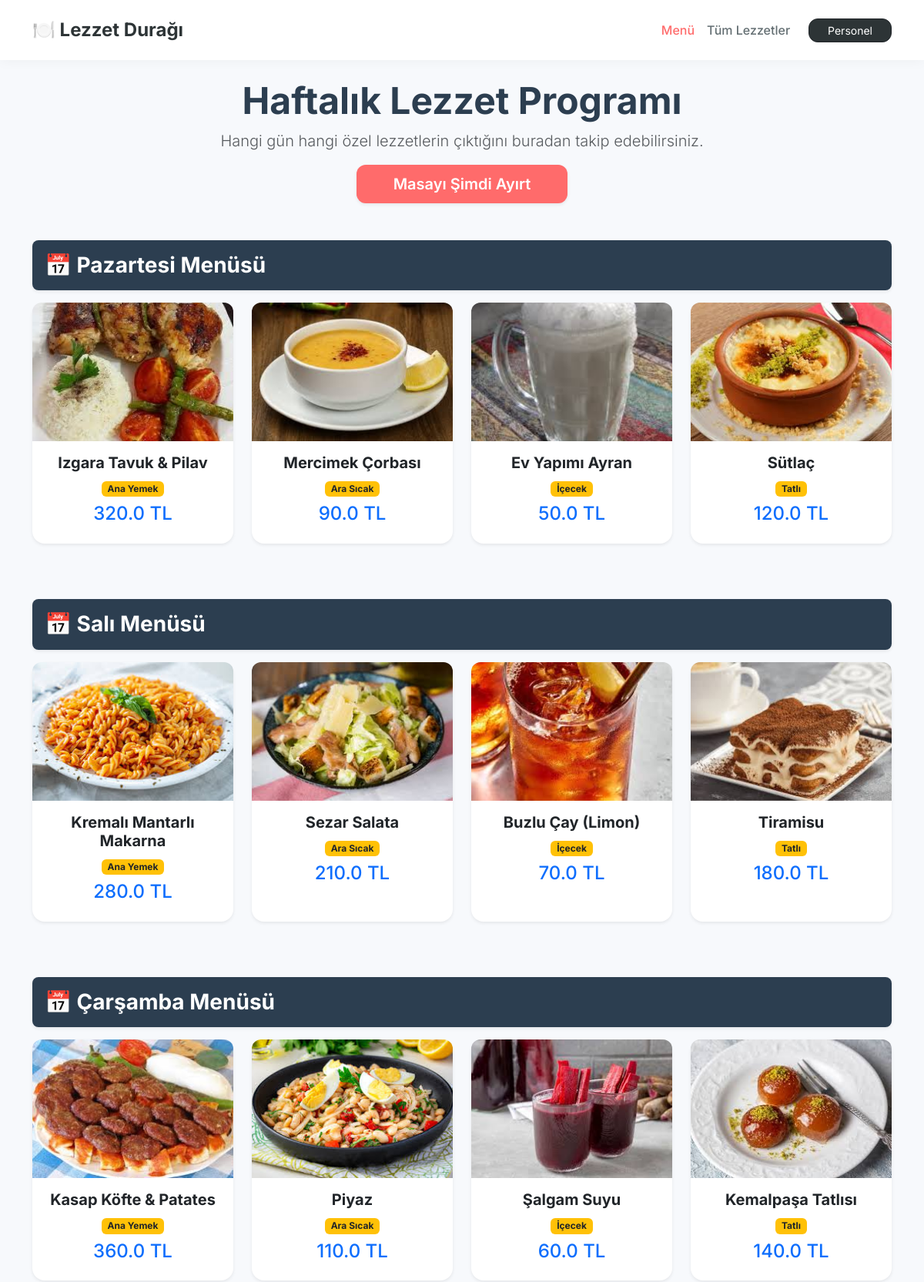
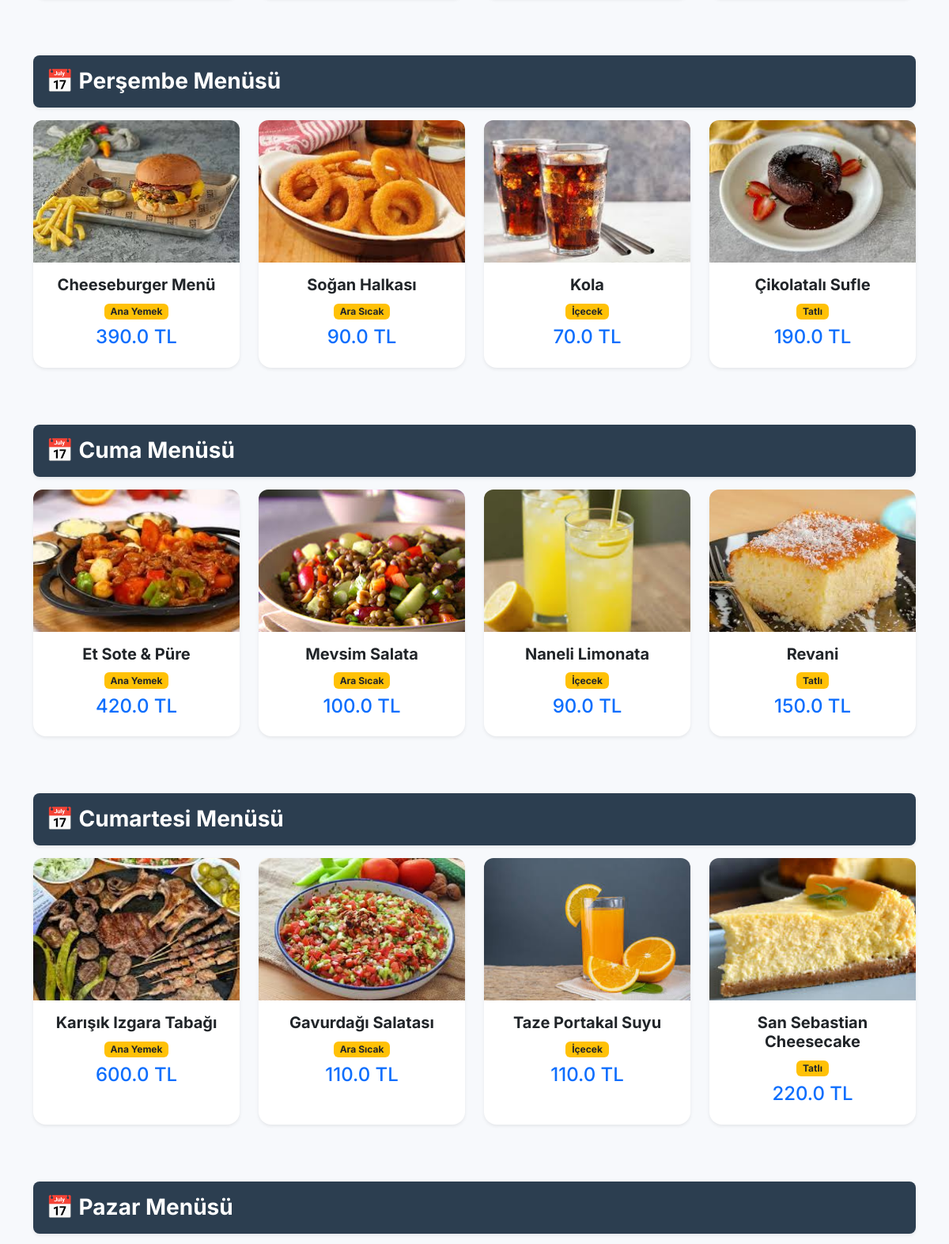
The page /genel-menu (upper part) on the database its author committed (2 pictures, top to bottom).
### tables this page shows
CREATE TABLE menu 
                 (id INTEGER PRIMARY KEY AUTOINCREMENT, name TEXT, price REAL, category TEXT, image TEXT);

### app.py (the view)
@app.route('/genel-menu')
def genel_menu():
    conn = get_db()
    query = '''SELECT m.name, m.price, m.category, m.image, d.day_of_week FROM menu m JOIN daily_menu d ON m.id = d.menu_item_id'''
    data = conn.execute(query).fetchall()
    conn.close()
    days_tr = get_days_tr() # gunleri turkceye cevirmek icin
    days_order = ['Monday', 'Tuesday', 'Wednesday', 'Thursday', 'Friday', 'Saturday', 'Sunday']
    weekly_menu = {day: [] for day in days_order}
    for item in data:
        if item['day_of_week'] in weekly_menu: weekly_menu[item['day_of_week']].append(item)
    return render_template('general_menu.html', weekly_menu=weekly_menu, days_tr=days_tr)

### app.py (called while the page is built)
def get_db():
    conn = sqlite3.connect('database.db')
    conn.row_factory = sqlite3.Row
    return conn

def get_days_tr():
    return {'Monday': 'Pazartesi', 'Tuesday': 'Salı', 'Wednesday': 'Çarşamba', 'Thursday': 'Perşembe', 'Friday': 'Cuma', 'Saturday': 'Cumartesi', 'Sunday': 'Pazar'}

### templates/general_menu.html
{% extends 'base.html' %}
{% block content %}
<div class="text-center mb-5">
    <h1 class="display-5 fw-bold" style="color: #2c3e50;">Haftalık Lezzet Programı</h1>
    <p class="lead text-muted">Hangi gün hangi özel lezzetlerin çıktığını buradan takip edebilirsiniz.</p>
    <a href="/rezervasyon" class="btn btn-primary btn-lg px-5 shadow-sm">Masayı Şimdi Ayırt</a>
</div>
<div class="row">
    {% for day_eng, items in weekly_menu.items() %}
        {% if items %}
        <div class="col-12 mb-5">
            <div class="p-3 mb-3 rounded-3 shadow-sm" style="background-color: #2c3e50; color: white;">
                <h3 class="m-0 fw-bold">📅 {{ days_tr[day_eng] }} Menüsü</h3>
            </div>
            <div class="row">
                {% for item in items %}
                <div class="col-md-3 mb-4">
                    <div class="card h-100 border-0 shadow-sm">
                        <div style="height: 180px; overflow: hidden; border-radius: 12px 12px 0 0;">
                            <img src="{{ url_for('static', filename='img/' + item.image) }}" class="w-100 h-100" style="object-fit: cover;" onerror="this.src='https://via.placeholder.com/300x200?text=Resim+Yok'">
                        </div>
                        <div class="card-body text-center">
                            <h5 class="fw-bold text-dark">{{ item.name }}</h5>
                            <span class="badge bg-warning text-dark mb-2">{{ item.category }}</span>
                            <h4 class="text-primary">{{ item.price }} TL</h4>
                        </div>
                    </div>
                </div>
                {% endfor %}
            </div>
        </div>
        {% endif %}
    {% endfor %}
</div>
{% endblock %}

### templates/base.html (style rules this page uses)
:root { --primary-color: #ff6b6b; --secondary-color: #2d3436; --bg-color: #f7f9fc; --card-bg: #ffffff; --text-muted: #636e72; }
body { font-family: 'Inter', sans-serif; background-color: var(--bg-color); color: var(--secondary-color); }
.card { background-color: var(--card-bg); border: none; border-radius: 16px; box-shadow: 0 4px 20px rgba(0,0,0,0.03); transition: transform 0.2s ease, box-shadow 0.2s ease; }
.btn-primary { background-color: var(--primary-color); border: none; border-radius: 12px; padding: 10px 20px; font-weight: 600; box-shadow: 0 4px 10px rgba(255, 107, 107, 0.3); }

### rows shown on the page
menu: image (picture), name "Izgara Tavuk & Pilav", category "Ana Yemek", price "320.0"
menu: image (picture), name "Mercimek Çorbası", category "Ara Sıcak", price "90.0"
menu: image (picture), name "Ev Yapımı Ayran", category "İçecek", price "50.0"
menu: image (picture), name "Sütlaç", category "Tatlı", price "120.0"
menu: image (picture), name "Kremalı Mantarlı Makarna", category "Ana Yemek", price "280.0"
menu: image (picture), name "Sezar Salata", category "Ara Sıcak", price "210.0"
menu: image (picture), name "Buzlu Çay (Limon)", category "İçecek", price "70.0"
menu: image (picture), name "Tiramisu", category "Tatlı", price "180.0"
menu: image (picture), name "Kasap Köfte & Patates", category "Ana Yemek", price "360.0"
menu: image (picture), name "Piyaz", category "Ara Sıcak", price "110.0"
menu: image (picture), name "Şalgam Suyu", category "İçecek", price "60.0"
menu: image (picture), name "Kemalpaşa Tatlısı", category "Tatlı", price "140.0"
menu: image (picture), name "Cheeseburger Menü", category "Ana Yemek", price "390.0"
menu: image (picture), name "Soğan Halkası", category "Ara Sıcak", price "90.0"
menu: image (picture), name "Kola", category "İçecek", price "70.0"
menu: image (picture), name "Çikolatalı Sufle", category "Tatlı", price "190.0"
menu: image (picture), name "Et Sote & Püre", category "Ana Yemek", price "420.0"
menu: image (picture), name "Mevsim Salata", category "Ara Sıcak", price "100.0"
menu: image (picture), name "Naneli Limonata", category "İçecek", price "90.0"
menu: image (picture), name "Revani", category "Tatlı", price "150.0"
menu: image (picture), name "Karışık Izgara Tabağı", category "Ana Yemek", price "600.0"
menu: image (picture), name "Gavurdağı Salatası", category "Ara Sıcak", price "110.0"
menu: image (picture), name "Taze Portakal Suyu", category "İçecek", price "110.0"
menu: image (picture), name "San Sebastian Cheesecake", category "Tatlı", price "220.0"

### other values the page prints
{{ days_tr[day_eng] }} "Pazartesi" "Salı" "Çarşamba" "Perşembe" "Cuma" "Cumartesi" "Pazar"
